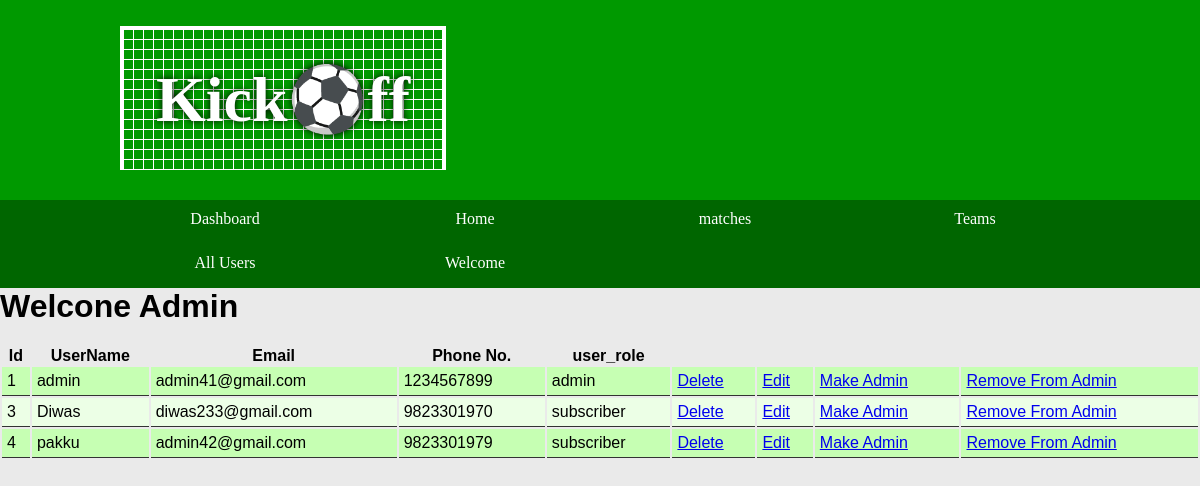
/admin/users.php, run on the app's committed database.
### tables this page shows
CREATE TABLE IF NOT EXISTS `users` (
  `user_id` int(200) NOT NULL AUTO_INCREMENT,
  `username` varchar(200) NOT NULL,
  `email` varchar(200) NOT NULL,
  `phone_no` varchar(200) NOT NULL,
  `user_role` varchar(200) NOT NULL,
  `password` varchar(200) NOT NULL,
  PRIMARY KEY (`user_id`)
);

### admin/users.php (the view, shortened to what this page needs)
<?php
include "../includes/db.php";
include"includes/header.php"; ?>
        <?php include"includes/navigation.php"; ?>
                <div class="row">
                    <div class="col-lg-12">
                        <h1 class="page-header">
                            Welcone Admin
                        </h1>
                         <?php
                        if (isset($_GET['source'])) {
                            $source = $_GET['source'];
                        }
                        else {
                            $source = "";
                        }
                        switch ($source) {
                            default: ?>
                                <table class="table table-bordered table-hover">
                                <thead>
                                    <tr>
                                        <th>Id</th>
                                        <th>UserName</th>
                                        <th>Email</th>
                                        <th>Phone No.</th>
                                        <th>user_role</th>
                                    </tr>
                                </thead>
                                <tbody>
                                    <?php
                                        $query = "SELECT *  FROM  users";
                                        $select_users = mysqli_query($connection,$query);
                                        while($row = mysqli_fetch_assoc($select_users)) {
                                            $user_id = $row['user_id'];
                                            $username = $row['username'];
                                            $email = $row['email'];
                                            $user_role = $row['user_role'];
                                            $phone_no = $row['phone_no'];
                                     ?>
                                    <tr>
                                        <td><?php echo $user_id ?></td>
                                        <td><?php echo $username ?></td>
                                        <td><?php echo $email ?></td>
                                        <td><?php echo $phone_no ?></td>
                                        <td><?php echo $user_role ?></td>
                                        <?php echo "<td><a href='users.php?delete=$user_id'>Delete</a></td>"
                                       ; ?>
                                        <?php echo "<td><a href='users.php?source=edit_user&user_id=$user_id'>Edit</a></td>"; ?>
                                        <?php echo "<td><a href='users.php?make_admin=$user_id'>Make Admin</a></td>"; ?>
                                        <?php echo "<td><a href='users.php?remove_from_admin=$user_id'>Remove From Admin</a></td>"; ?>
                                    </tr>
                                    <?php } ?>
                                </tbody>
                                </table><?php
                                break;
                        }
                        ?>

### admin/css/styles.css (style rules this page uses)
* { margin: 0; padding: 0; }
html { font-family: 'Oxygen-Regular', verdana, sans-serif; }
body { background-color: #eaeaea; }
table tr:nth-child(odd) td { background-color: #c6ffb3; }
table tr:nth-child(even) td { background-color: #ecffe6; }
table { width: 100%; margin-top: 20px; }
td { padding: 5px; border-bottom: 1px solid #333; }

### data on the page
users: user_id "1", username "admin", email "admin41@gmail.com", phone_no "1234567899", user_role "admin"
users: user_id "3", username "Diwas", email "diwas233@gmail.com", phone_no "9823301970", user_role "subscriber"
users: user_id "4", username "pakku", email "admin42@gmail.com", phone_no "9823301979", user_role "subscriber"
